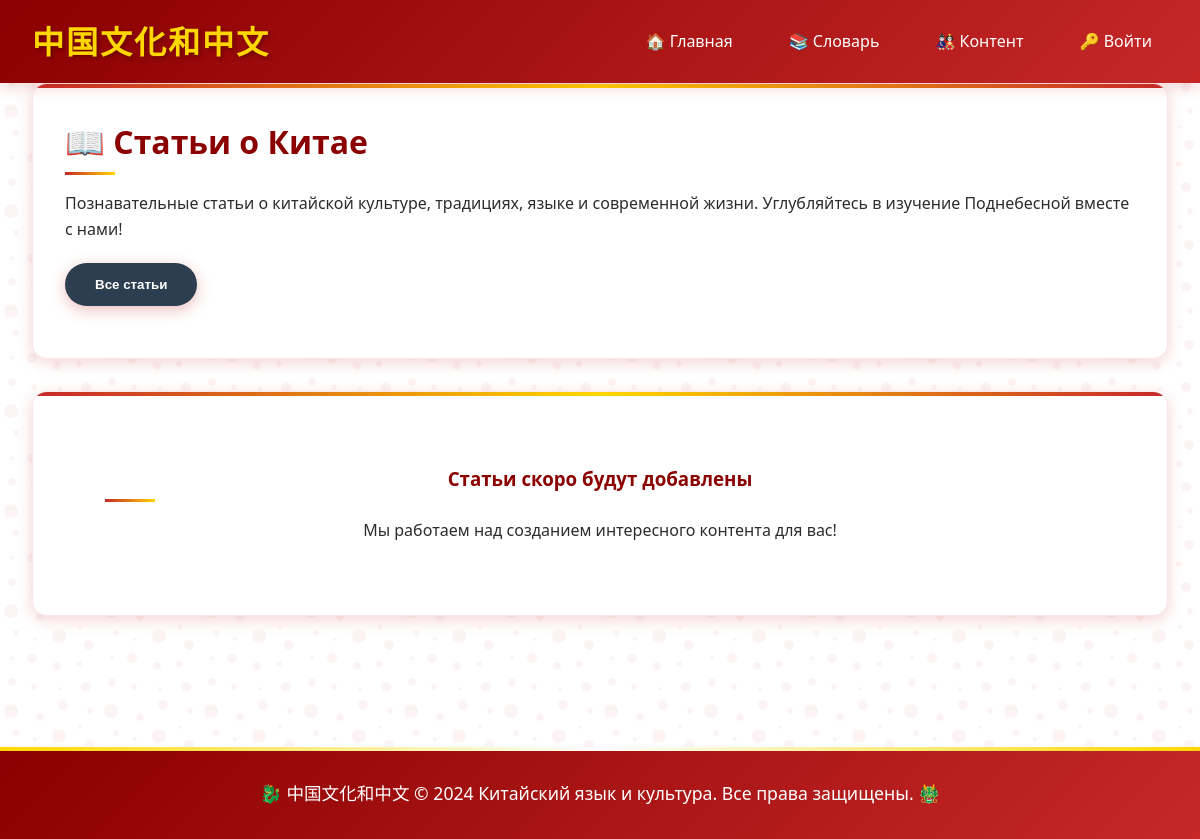
Page /content/articles/ on the earlier database version.
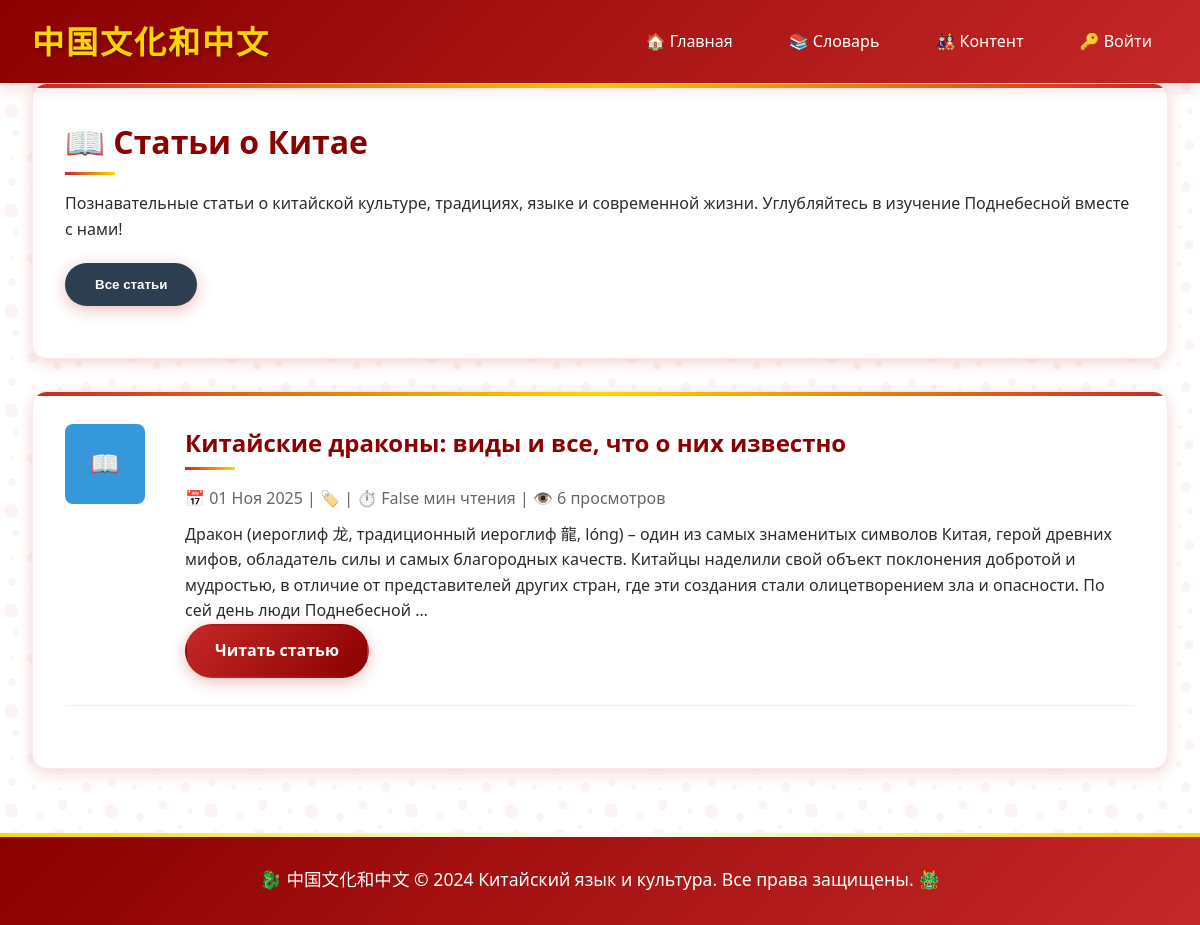
Same page on the later database version.
### apps/content/models.py (models this page shows, shortened)
class Article(models.Model):
    CONTENT_TYPES = [
        ('news', 'Новости'),
        ('article', 'Статья'),
        ('meme', 'Мем'),
    ]
    title = models.CharField(max_length=200, verbose_name="Заголовок")
    content = models.TextField(verbose_name="Содержание")
    content_type = models.CharField(
        max_length=20,
        choices=CONTENT_TYPES,
        default='article'
    )
    category = models.ForeignKey(
        Category,
        on_delete=models.CASCADE,
        null=True,
        blank=True
    )
    image = models.ImageField(upload_to='content/', blank=True, null=True)
    author = models.ForeignKey(
        User,
        on_delete=models.CASCADE,
        default=1
    )
    created_at = models.DateTimeField(auto_now_add=True)
    updated_at = models.DateTimeField(auto_now=True)
    is_published = models.BooleanField(default=True)
    views = models.IntegerField(default=0)
    class Meta:
        verbose_name = "Статья"
        verbose_name_plural = "Статьи"
        ordering = ['-created_at']

### apps/content/views.py (the view)
# urls.py: path('articles/', views.articles_list, name='articles_list'),
def articles_list(request):
    articles = Article.objects.filter(
        content_type='article',
        is_published=True
    ).order_by('-created_at')
    categories = Category.objects.all()
    return render(request, 'content/articles_list.html', {
        'articles': articles,
        'categories': categories
    })

### templates/content/articles_list.html (shortened to what this page needs)
{% extends 'base.html' %}
{% block content %}
<div class="card">
    <h1>📖 Статьи о Китае</h1>
    <p>Познавательные статьи о китайской культуре, традициях, языке и современной жизни. Углубляйтесь в изучение Поднебесной вместе с нами!</p>
    <div style="display: flex; gap: 10px; margin: 20px 0; flex-wrap: wrap;">
        <button class="btn" style="background: #2c3e50;">Все статьи</button>
    </div>
</div>
<div class="card">
    {% for article in articles %}
    <div style="display: grid; grid-template-columns: 100px 1fr; gap: 20px; align-items: start; margin-bottom: 30px; padding-bottom: 20px; border-bottom: 1px solid #eee;">
        <div style="background: #3498db; color: white; width: 80px; height: 80px; border-radius: 8px; display: flex; align-items: center; justify-content: center; font-size: 24px;">
            {% if article.category.name == "Культура" %}🎎
            {% elif article.category.name == "Язык" %}📚
            {% elif article.category.name == "История" %}🏮
            {% elif article.category.name == "Кухня" %}🥢
            {% else %}📖{% endif %}
        </div>
        <div>
            <h2>{{ article.title }}</h2>
            <p style="color: #666; margin: 10px 0;">
                📅 {{ article.created_at|date:"d M Y" }} |
                🏷️ {{ article.category.name }} |
                ⏱️ {{ article.content|wordcount|divisibleby:200 }} мин чтения |
                👁️ {{ article.views }} просмотров
            </p>
            <p>{{ article.content|truncatewords:50 }}</p>
            <a href="{% url 'content:article_detail' article.id %}" class="btn">Читать статью</a>
        </div>
    </div>
    {% empty %}
    <div style="text-align: center; padding: 40px;">
        <h3>Статьи скоро будут добавлены</h3>
        <p>Мы работаем над созданием интересного контента для вас!</p>
    </div>
    {% endfor %}
</div>
{% endblock %}

Differences in the rows shown:
now on this page (row edited): Article: title "Китайские драконы: виды и все, что о них известно", created_at "01 Ноя 2025", content|divisibleby "False", views "6", content "Дракон (иероглиф 龙, традиционный иероглиф 龍, lóng) – один из самых знаменитых символов Китая, герой древних мифов, обладатель силы и самых благородных качеств. Китайцы наделили свой объект поклонения добротой и мудростью, в отличие от представителей других стран, где эти создания стали олицетворением зла и опасности. По сей день люди Поднебесной …"
Other differences:
text no longer shown: "Статьи скоро будут добавлены Мы работаем над созданием интересного контента для вас!"
